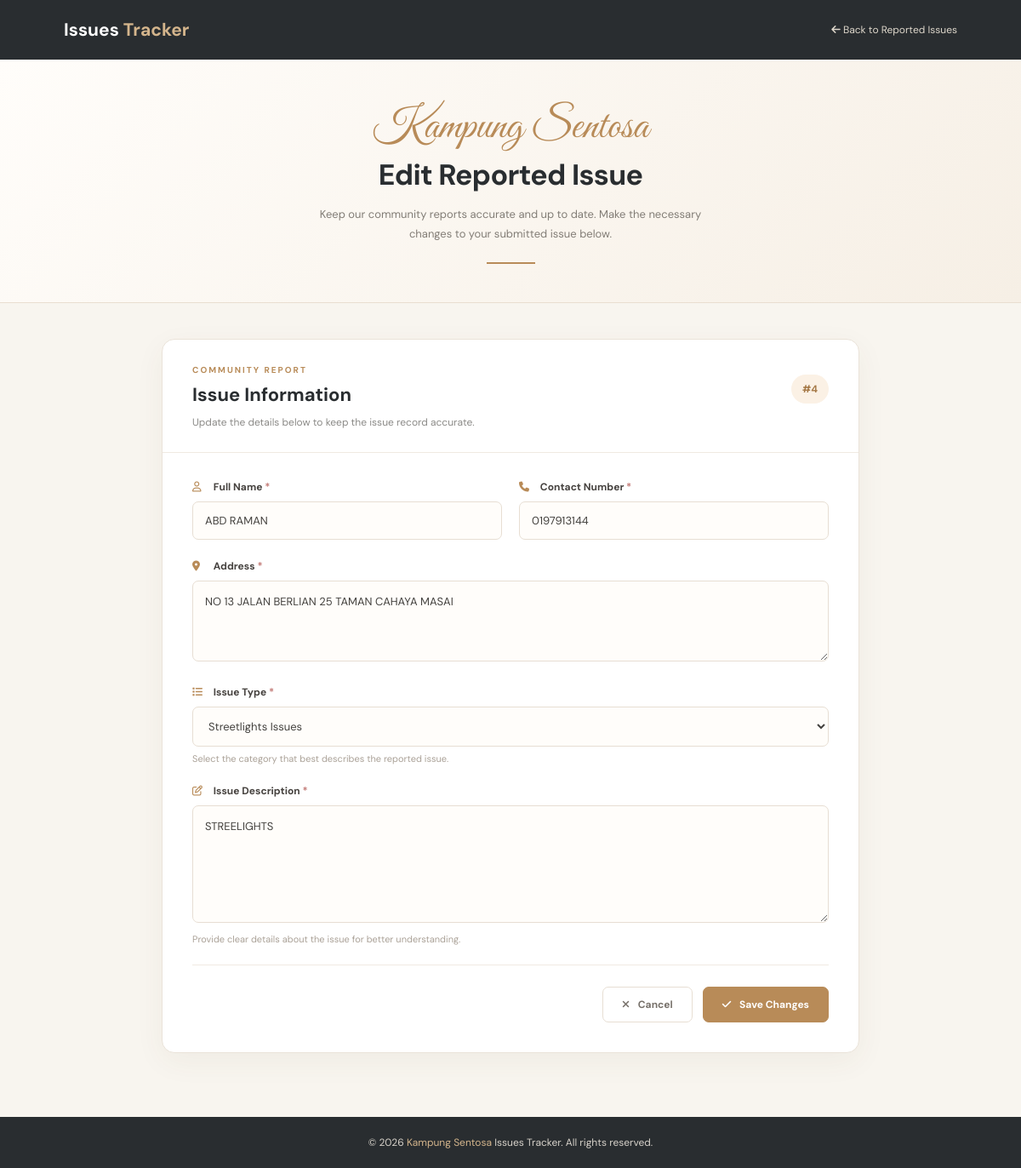
Screenshot of /edit_issue.php?id=4 with the database file from the repository.
### tables this page shows
CREATE TABLE `issues` (
  `id` int(11) NOT NULL,
  `fname` varchar(255) NOT NULL,
  `address` text NOT NULL,
  `contact` varchar(15) NOT NULL,
  `issue_type` varchar(255) NOT NULL,
  `description` text NOT NULL,
  `photo` varchar(255) DEFAULT NULL,
  `created_at` timestamp NOT NULL DEFAULT current_timestamp()
);

### edit_issue.php (the view, shortened to what this page needs)
<?php
include 'db.php';
function e($value) {
    return htmlspecialchars((string)($value ?? ''), ENT_QUOTES, 'UTF-8');
}
$id = (int)$_GET['id'];
$stmt = $conn->prepare("SELECT * FROM issues WHERE id = ?");
$stmt->bind_param("i", $id);
$stmt->execute();
$result = $stmt->get_result();
$row = $result->fetch_assoc();
$issueTypes = [
    'Potholes',
    'Broken Facilities',
    'Garbage Collection',
    'Streetlights Issues',
    'Flooding',
    'Others (Custom Entry)'
];
?>
<!DOCTYPE html>
<html lang="en">
<head>
<link rel="stylesheet" href="https://cdnjs.cloudflare.com/ajax/libs/font-awesome/6.5.2/css/all.min.css">
</head>
<body>
<header class="header">
    <div class="header-inner">
        <a href="about1.php" class="brand">
            Issues <span>Tracker</span>
        </a>
        <a href="view_issues.php" class="header-back">
            <i class="fa-solid fa-arrow-left"></i>
            Back to Reported Issues
        </a>
    </div>
</header>
<section class="hero">
    <div class="hero-script">Kampung Sentosa</div>
    <h1>Edit Reported Issue</h1>
    <p>
        Keep our community reports accurate and up to date.
        Make the necessary changes to your submitted issue below.
    </p>
    <div class="gold-divider"></div>
</section>
<main>
    <div class="form-container">
        <div class="form-heading">
            <div class="form-heading-top">
                <div>
                    <div class="form-label-small">Community Report</div>
                    <h2>Issue Information</h2>
                </div>
                <span class="issue-badge">
                    #<?php echo $id; ?>
                </span>
            </div>
            <p>
                Update the details below to keep the issue record accurate.
            </p>
        </div>
        <div class="form-body">
            <form method="POST">
                <div class="form-row">
                    <div class="form-group">
                        <label for="fname">
                            <i class="fa-regular fa-user"></i>
                            Full Name <span class="required">*</span>
                        </label>
                        <input type="text"
                               class="form-control"
                               id="fname"
                               name="fname"
                               value="<?php echo e($row['fname']); ?>"
                               required>
                    </div>
                    <div class="form-group">
                        <label for="contact">
                            <i class="fa-solid fa-phone"></i>
                            Contact Number <span class="required">*</span>
                        </label>
                        <input type="text"
                               class="form-control"
                               id="contact"
                               name="contact"
                               value="<?php echo e($row['contact']); ?>"
                               required>
                    </div>
                </div>
                <div class="form-group">
                    <label for="address">
                        <i class="fa-solid fa-location-dot"></i>
                        Address <span class="required">*</span>
                    </label>
                    <textarea class="form-control"
                              id="address"
                              name="address"
                              rows="3"
                              required><?php echo e($row['address']); ?></textarea>
                </div>
                <div class="form-group">
                    <label for="issue_type">
                        <i class="fa-solid fa-list"></i>
                        Issue Type <span class="required">*</span>
                    </label>
                    <select class="form-control"
                            id="issue_type"
                            name="issue_type"
                            required>
                        <?php foreach ($issueTypes as $type): ?>
                            <option value="<?php echo e($type); ?>"
                                <?php echo $row['issue_type'] === $type
                                    ? 'selected'
                                    : ''; ?>>
                                <?php echo e($type); ?>
                            </option>
                        <?php endforeach; ?>
                    </select>
                    <div class="field-hint">
                        Select the category that best describes the reported issue.
                    </div>
                </div>
                <div class="form-group">
                    <label for="description">
                        <i class="fa-regular fa-pen-to-square"></i>
                        Issue Description <span class="required">*</span>
                    </label>
                    <textarea class="form-control"
                              id="description"
                              name="description"
                              rows="5"
                              required><?php echo e($row['description']); ?></textarea>
                    <div class="field-hint">
                        Provide clear details about the issue for better understanding.
                    </div>
                </div>
                <div class="form-actions">
                    <a href="view_issues.php" class="btn btn-cancel">
                        <i class="fa-solid fa-xmark"></i>
                        Cancel
                    </a>
                    <button type="submit" class="btn btn-save">
                        <i class="fa-solid fa-check"></i>
                        Save Changes
                    </button>
                </div>
            </form>
        </div>
    </div>
</main>
<footer class="footer">
    <p>
        &copy; <?php echo date('Y'); ?>
        <span>Kampung Sentosa</span> Issues Tracker.
        All rights reserved.
    </p>
</footer>
</body>
</html>

### edit_issue.php (style rules this page uses)
:root { --gold: #b88b58; --gold-dark: #9d7549; --gold-light: #d4b58c; --dark: #292d30; --cream: #f8f5ef; --text: #35383c; --muted: #8c8b88; --border: #eae3d9; }
* { box-sizing: border-box; }
body { margin: 0; min-height: 100vh; background: var(--cream); font-family: 'DM Sans', sans-serif; color: var(--text); display: flex; flex-direction: column; }
.header { background: var(--dark); padding: 21px 0; }
.header-inner { max-width: 1100px; margin: auto; padding: 0 25px; display: flex; align-items: center; justify-content: space-between; gap: 15px; }
.brand { color: white; font-size: 21px; font-weight: 700; text-decoration: none; }
.brand span { color: var(--gold-light); }
.header-back { color: #ded7cb; font-size: 12px; text-decoration: none; transition: .2s; }
.hero { text-align: center; background: linear-gradient(135deg,#fffdfa,#f6efe5); border-bottom: 1px solid #e9ded0; padding: 52px 20px 45px; }
.hero-script { font-family: 'Great Vibes', cursive; color: var(--gold); font-size: 51px; line-height: 1.1; }
.hero h1 { margin: 5px 0 12px; font-size: 34px; letter-spacing: -.7px; color: var(--dark); }
.hero p { color: #827d76; font-size: 13px; line-height: 1.8; margin: auto; max-width: 480px; }
.gold-divider { background: var(--gold); height: 2px; width: 57px; margin: 21px auto 0; }
main { flex: 1; width: 100%; padding: 42px 20px 75px; }
.form-container { max-width: 820px; margin: auto; background: white; border: 1px solid var(--border); border-radius: 15px; box-shadow: 0 10px 35px rgba(85,64,41,.055); overflow: hidden; }
.form-heading { padding: 29px 35px 25px; border-bottom: 1px solid #f0eae2; }
.form-heading-top { display: flex; justify-content: space-between; align-items: center; gap: 12px; }
.form-label-small { color: var(--gold); font-size: 10px; font-weight: 700; letter-spacing: 2px; text-transform: uppercase; margin-bottom: 8px; }
.form-heading h2 { font-size: 22px; margin: 0 0 8px; color: var(--dark); }
.form-heading p { color: var(--muted); margin: 0; font-size: 12px; line-height: 1.7; }
.issue-badge { color: #a67a48; background: #fbf1e5; padding: 9px 13px; border-radius: 25px; font-size: 12px; font-weight: 700; white-space: nowrap; }
.form-body { padding: 32px 35px 35px; }
.form-row { display: flex; gap: 20px; }
.form-group { width: 100%; margin-bottom: 23px; }
.form-group label { display: block; color: #46423f; font-weight: 700; font-size: 12px; margin-bottom: 9px; }
.form-group label i { width: 18px; color: var(--gold); margin-right: 4px; }
.required { color: #c27975; }
.form-control { font-family: inherit; width: 100%; background: #fffdfa; border: 1px solid #e7ded3; border-radius: 7px; padding: 13px 14px; font-size: 13px; color: #44423f; outline: none; transition: .2s; }
.form-control::placeholder { color: #b4aca2; }
textarea.form-control { resize: vertical; min-height: 85px; line-height: 1.7; }
select.form-control { cursor: pointer; appearance: auto; }
.field-hint { color: #aaa197; font-size: 11px; margin-top: 7px; }
.form-actions { border-top: 1px solid #f0eae2; padding-top: 25px; margin-top: 5px; display: flex; align-items: center; justify-content: flex-end; gap: 12px; }
.btn { font-family: inherit; border-radius: 7px; padding: 12px 22px; border: 1px solid transparent; font-size: 12px; font-weight: 700; cursor: pointer; text-decoration: none; transition: .2s; }
.btn-cancel { background: white; color: #77716a; border-color: #e7ded3; }
.btn-save { background: var(--gold); color: white; border-color: var(--gold); }
.btn i { margin-right: 7px; }
.footer { text-align: center; background: var(--dark); color: #d7d2ca; padding: 22px 15px; font-size: 12px; }
.footer p { margin: 0; }
.footer span { color: var(--gold-light); }

### rows the page displays
issues: fname "ABD RAMAN", contact "0197913144", address "NO 13 JALAN BERLIAN 25 TAMAN CAHAYA MASAI", description "STREELIGHTS"

### other values shown
$id "4"
form field issue_type "Streetlights Issues"
